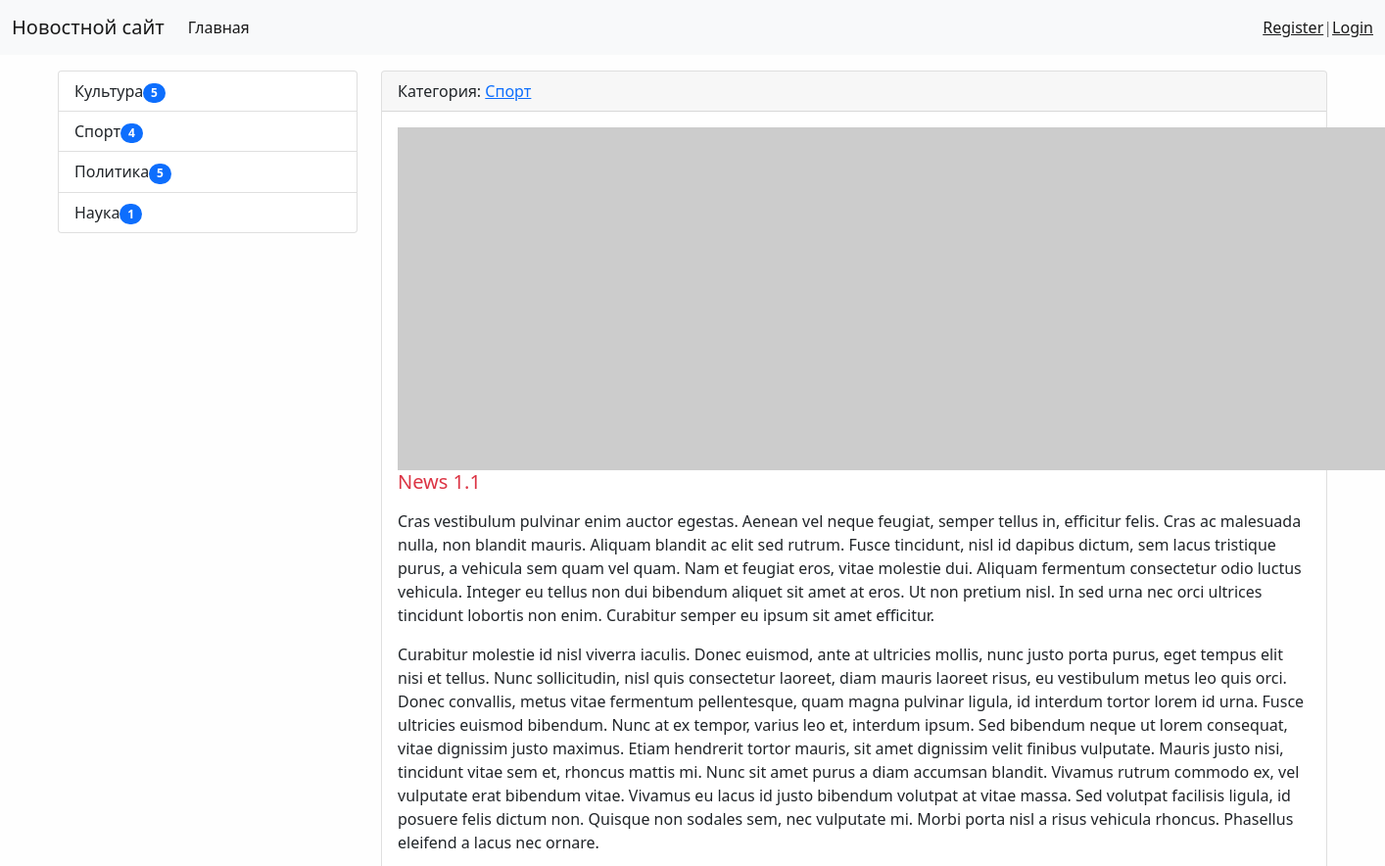
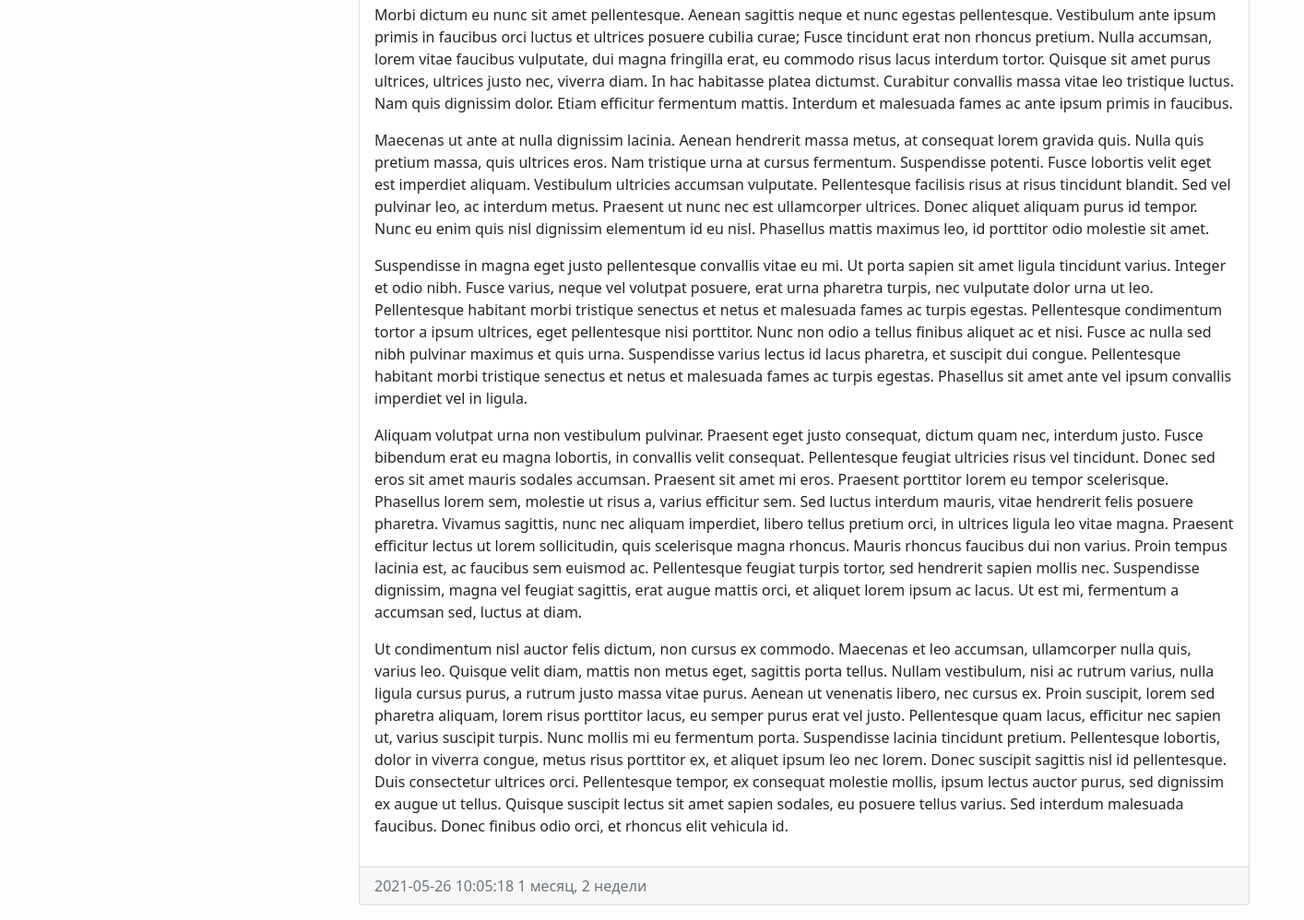
The page /news/1/ on the database its author committed (2 pictures, top to bottom).
### news/models.py (models this page shows, shortened)
class Category(models.Model):
    title = models.CharField(max_length=150, db_index=True, verbose_name='Категории')
    def get_absolute_url(self):
        return reverse('category', kwargs={'category_id': self.pk}) #param1 url name param1 param for url
    class Meta:
        verbose_name = 'Категория' # name
        verbose_name_plural = 'Категории' # names
        ordering = ['title']

class News(models.Model):
    title = models.CharField(max_length=150, verbose_name='Наименование')
    content = models.TextField(blank=True, verbose_name='Контент') #blank=True means empty str
    created_at = models.DateTimeField(auto_now_add=True, verbose_name='Дата публикаций') #auto_now_add=True means will be add created date and time
    updated_at = models.DateTimeField(auto_now=True, verbose_name='Обновлено') #auto_now=True means updated_at will be add date and time when we will be change news
    photo = models.ImageField(upload_to='photos/%Y/%m/%d/', verbose_name='Фото', blank=True) #also for use ImageField need install Pillow
    is_published = models.BooleanField(default=True, verbose_name='Опубликовано')
    category = models.ForeignKey('Category', on_delete=models.PROTECT, verbose_name='Категория') # null=True was deleted, related_name='get_news'
    views = models.IntegerField(default=0)
    class Meta:
        verbose_name = 'Новость' # name
        verbose_name_plural = 'Новости' # names
        ordering = ['-created_at']

### news/views.py (the view)
# urls.py: path('news/<int:pk>/', ViewNews.as_view(), name='view_news'),
class ViewNews(DetailView):
    model = News
    context_object_name = 'news_item'

### news/templatetags/news_tags.py (called while the page is built)
@register.inclusion_tag('news/list_categories.html')
def show_categories(arg1='Hello', arg2='world'):
    categories = Category.objects.annotate(cnt=Count('news', filter=F('news__is_published'))).filter(cnt__gt=0)
    return {'categories': categories, 'arg1': arg1, 'arg2': arg2}

### news/templates/news/news_detail.html (shortened to what this page needs)
{% extends 'base.html' %}
{% block sidebar %}
{% include 'inc/_sidebar.html' %}
{% endblock %}
{% block content %}
<div class="card mb-3">
    <div class="card-header">
        Категория: <a href="{{ news_item.category.get_absolute_url }}">{{ news_item.category.title }}</a>
    </div>
    <div class="card-body">
        {% if news_item.photo %}
        <img src="{{ news_item.photo.url }}" alt="" width="350" class="float-start mr-3">
        {% else %}
        <img src="https://picsum.photos/id/1060/350/235/?blur=2" alt="" class="float-start mr-3">
        {% endif %}
        <h5 class="card-title {% cycle 'text-danger' 'text-success' %}">{{ news_item.title }}</h5>
        {% autoescape off %}
        <p class="card-text">{{ news_item.content|safe|linebreaks }}</p>
        {% endautoescape %}
    </div>
    <div class="card-footer text-muted">
        {{ news_item.created_at|date:"Y-m-d H:m:s"}}
        {{ news_item.created_at|timesince}}
    </div>
</div>
{% endblock %}

### templates/base.html (shortened to what this page needs)
{% load static %}
<!doctype html>
<html lang="en">
<head>
    <link rel="stylesheet" href="{% static 'bootstrap/css/bootstrap.min.css' %}">
    <link rel="stylesheet" href="{% static 'css/style.css' %}">
</head>
<body>
{% include 'inc/_nav.html' %}
<div class="container mt-3">
    <div class="row">
        <div class="col-md-3">
            {% block sidebar %}{% endblock %}
        </div>
        <div class="col-md-9">
            {% block content %}{% endblock %}
        </div>
    </div>
</div>
</body>
</html>

### templates/inc/_nav.html (shortened to what this page needs)
<nav class="navbar navbar-expand-lg navbar-light bg-light">
    <div class="container-fluid">
        <a class="navbar-brand" href="{% url 'home' %}">Новостной сайт</a>
        <div class="collapse navbar-collapse" id="navbarSupportedContent">
            <ul class="navbar-nav me-auto mb-2 mb-lg-0">
                <li class="nav-item"><a class="nav-link active" href="{% url 'home' %}">Главная</a></li>
            </ul>
        </div>
        <span class="navbar-text">
            {% if request.user.is_authenticated %}
                Добро пожаловать, {{ user.username }} | <a href="{% url 'logout'%}">Выход</a>
            {% else %}
                <a href="{% url 'register' %}">Register</a>|<a href="{% url 'login' %}">Login</a>
            {% endif %}
        </span>
    </div>
</nav>

### templates/inc/_sidebar.html (shortened to what this page needs)
{% load news_tags %}
{% show_categories %}

### news/templates/news/list_categories.html
<div class="list-group">
    {% for item in categories %}
        <a href="{{ item.get_absolute_url }}" class="list-group-item list-group-item-action" aria-current="true">{{ item.title }}<span class="badge bg-primary rounded-pill">{{ item.cnt }}</span></a>
    {% endfor %}
</div>

### mysite/static/css/style.css (style rules this page uses)
body { background: #fefefe; }

### rows shown on the page
Category: title "Культура", cnt "5"
Category: title "Спорт", cnt "4"
Category: title "Политика", cnt "5"
Category: title "Наука", cnt "1"
News: category "Спорт", title "News 1.1", content "Cras vestibulum pulvinar enim auctor egestas. Aenean vel neque feugiat, semper tellus in, efficitur felis. Cras ac malesuada nulla, non blandit mauris. Aliquam blandit ac elit sed rutrum. Fusce tincidunt, nisl id dapibus dictum, sem lacus tristique purus, a vehicula sem quam vel quam. Nam et feugiat eros, vitae molestie dui. Aliquam fermentum consectetur odio luctus vehicula. Integer eu tellus non dui bibendum aliquet sit amet at eros. Ut non pretium nisl. In sed urna nec orci ultrices tincidunt lobortis non enim. Curabitur semper eu ipsum sit amet efficitur. Curabitur molestie id nisl viverra iaculis. Donec euismod, ante at ultricies mollis, nunc justo porta purus, eget tempus elit nisi et…", created_at "2021-05-26 10:05:18", created_at "1 месяц, 2 недели"
